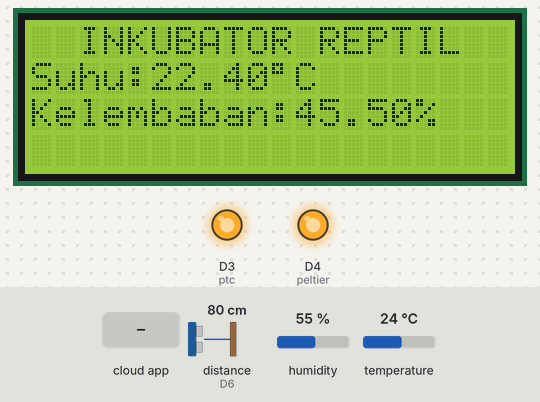
Bench run of a sketch on a simulated ESP8266 (NodeMCU). On the bench: 20×4 character LCD, output pins drawn as LEDs (lit = HIGH). Wiring (inferred from the names in the program): ultrasonic range finder: trigger D5; echo D6. The test bench sets the inputs (shaded band); at power-on: distance to the obstacle (sensor on D6) 80 cm, humidity 55 %, temperature 24 °C. The echo pulse lasts 58.3 µs per cm; WiFi joins after 1.5 s; servers stay silent unless stated; the Firebase database answers and starts empty; pins used as bus, display or sensor lines are not drawn; what the sketch prints to the serial monitor is not drawn.

Above: at 2.7 s.
2.8 s: the phone or cloud app sets mGecko to 1
At 4.3 s:
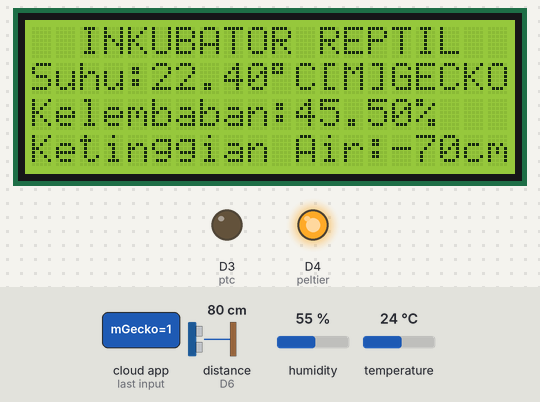
5.2 s: the phone or cloud app sets mPython to 1
At 7.9 s:
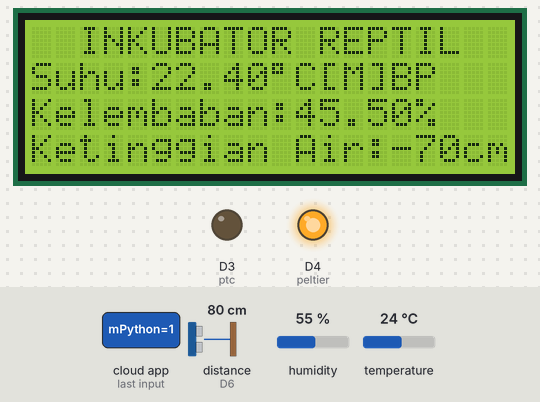
13.3 s: distance to the obstacle (sensor on D6) set to 120 cm
At 18.0 s:
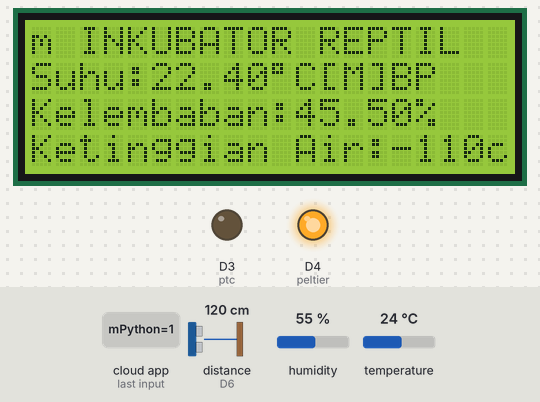
18.5 s: the phone or cloud app sets fPython to 1
At 22.2 s:
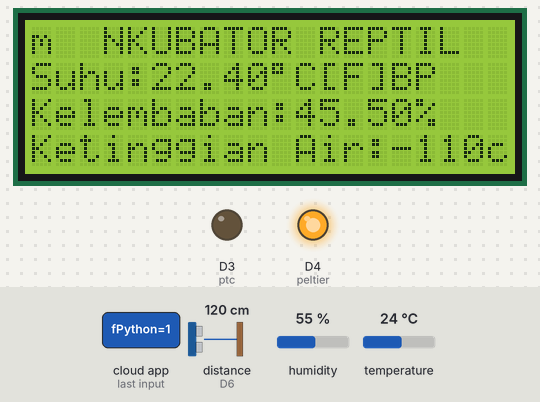
24.2 s: the phone or cloud app sets mDragon to 1
At 28.4 s:
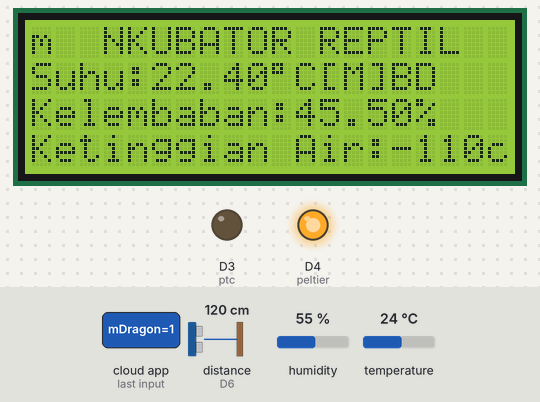
30.6 s: the phone or cloud app sets fDragon to 1
At 33.3 s:
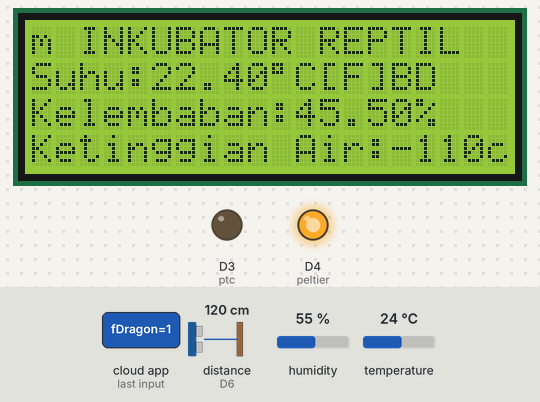
Timing chart, 0 to 34.8 s (numbered marks = the images above; inputs shaded):
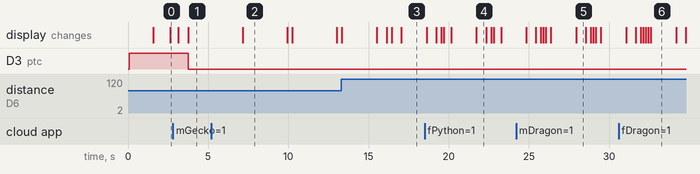

Measured:
- after the input at 2.8 s, D3 (ptc): HIGH → LOW after 0.95 s; the display: first differs from a run without the input after 0.95 s (image 1)
- after the input at 5.2 s, the display: changes after 1.9 s (image 2)
- after the input at 13.3 s, the display: first differs from a run without the input after 2.2 s (image 3 shows a later state)
- after the input at 18.5 s, the display: first differs from a run without the input after 1.2 s (image 4)
- after the input at 24.2 s, the display: first differs from a run without the input after 1.9 s (image 5)
- after the input at 30.6 s, the display: first differs from a run without the input after 1.9 s (image 6 shows a later state)
- what the display in image 2 shows lasts 2.8 s, from 7.1 s to 9.9 s

The sketch:

Inkubator_esp8266.ino
```cpp
#include <Wire.h>
#include <LiquidCrystal_I2C.h>
#include "DHT.h"
#define DHTPIN1 D7
#define DHTTYPE DHT22

// Alamat I2C LCD
LiquidCrystal_I2C lcd(0x27, 2, 1, 0, 4, 5, 6, 7);

#include <Arduino.h>
#if defined(ESP8266)
#include <ESP8266WiFi.h>
#endif
#include<Firebase_ESP_Client.h>

DHT dht1(DHTPIN1, DHTTYPE);

//Provide the token generation process info.
#include "addons/TokenHelper.h"
//Provide the RTDB payload printing info and other helper functions.
#include "addons/RTDBHelper.h"

// Insert your network credentials
#define WIFI_SSID "RAN"
#define WIFI_PASSWORD "Vbta147ran"

// Insert Firebase project API Key
#define API_KEY "AIzaSyDPq55jGtRLB00sHBFoIM4wPMfQhO9W3xI"

// Insert RTDB URLefine the RTDB URL */
#define DATABASE_URL "https://inkubator-11a6d-default-rtdb.firebaseio.com/"

//Define Firebase Data object
FirebaseData fbdo;

FirebaseAuth auth;
FirebaseConfig config;

//some importent variables
String sValue, sValue2, sValue3, sValue4, sValue5, sValue6, sValue7;
bool signupOK = false;
int ptc = D3; //PIN relay untuk PTC Air Heater
int peltier = D4; //PIN Relay untuk Peltier

// Inisialisasi pin sensor ultrasonik HY-SRF05
#define trigPin D5
#define echoPin D6

bool sentNotification = false;

byte Simbol_derajat = B11011111;


void setup() {
  Serial.begin(9600);
  pinMode(echoPin, INPUT);
  pinMode(trigPin, OUTPUT);

  pinMode(DHTPIN1, INPUT);
  dht1.begin();

  // Mulai komunikasi I2C untuk LCD
  Wire.begin();

  // Inisialisasi LCD
  lcd.begin(20, 4);

  // Hidupkan backlight
  lcd.setBacklightPin(3, POSITIVE);
  lcd.setBacklight(HIGH);

  pinMode(ptc, OUTPUT);
  pinMode(peltier, OUTPUT);

  //Untuk memastikan semua relay dalam keadaaan LOW
  digitalWrite(ptc, HIGH);
  Serial.println("ptc: HIGH");
  digitalWrite(peltier, HIGH);
  Serial.println("peltier: HIGH");

  WiFi.begin(WIFI_SSID, WIFI_PASSWORD);
  Serial.print("Connecting to Wi-Fi");
  while (WiFi.status() != WL_CONNECTED) {
    Serial.print(".");
    delay(300);
  }
  Serial.println();
  Serial.print("Connected with IP: ");
  Serial.println(WiFi.localIP());
  Serial.println();

  //Memasukkan API key Firebase
  config.api_key = API_KEY;

  //Memasukkan url database
  config.database_url = DATABASE_URL;

  //Sign up Firebase
  if (Firebase.signUp(&config, &auth, "", "")) {
    Serial.println("ok");
    signupOK = true;
  }
  else {
    Serial.printf("%s\n", config.signer.signupError.message.c_str());
  }

  /* Assign the callback function for the long running token generation task */
  config.token_status_callback = tokenStatusCallback; //see addons/TokenHelper.h

  Firebase.begin(&config, &auth);
  Firebase.reconnectWiFi(true);

}

void loop() {
  lcd.setCursor(2,0);
  lcd.print("INKUBATOR REPTIL");

  delay(1000);

  // Perhitungan suhu dan kelembaban dari sensor DHT22
  float temperature1 = dht1.readTemperature()-1.6;
  Serial.print("Suhu: ");
  Serial.print(temperature1);
  Serial.println("*C");
  lcd.setCursor(0, 1);
  lcd.print(String() + "Suhu:" + temperature1);
  lcd.setCursor(10, 1);
  lcd.write(Simbol_derajat);
  lcd.setCursor(11, 1);
  lcd.print("C");

  float humidity1 = dht1.readHumidity()-9.5;// Kalibarasi pembacaan kelembababan
  Serial.print("Kelembaban: ");
  Serial.print(humidity1);
  Serial.println("%");
  lcd.setCursor(0, 2);
  lcd.print("Kelembaban:");
  lcd.setCursor(11,2);
  lcd.print(String()+ humidity1 + "%");

  long duration, cm, level;

  // Kirimkan pulsa ultrasonik
  digitalWrite(trigPin, LOW);
  delayMicroseconds(2);
  digitalWrite(trigPin, HIGH);
  delayMicroseconds(10);
  digitalWrite(trigPin, LOW);

  // Baca waktu pantulan ultrasonik
  duration = pulseIn(echoPin, HIGH);

  // Hitung ketinggian air dalam satuan sentimeter
  cm = duration / 58.2; // Nilai 58.2 adalah konversi dari mikrodetik ke sentimeter
  level = 10 - cm;// 10cm merupakan tinggi sensor

  // Cetak nilai ketinggian air ke terminal serial
  Serial.print("Tinggi air: ");
  Serial.print(level);
  Serial.println(" cm");
  delay(500); // Delay antara pembacaan sensor
  lcd.setCursor(0, 3);
  lcd.print(String() + "Ketinggian Air:" + level + "cm" + "  ");

  if (Firebase.ready() && signupOK ) {

    //Menuliskan data float pada firebase
    if (Firebase.RTDB.setFloat(&fbdo, "DHT/suhu", temperature1)) {

      Serial.println("Temperature SENDED");
    }
    else {
      Serial.println("FAILED");
      Serial.println("REASON: " + fbdo.errorReason());
    }

    if (Firebase.RTDB.setFloat(&fbdo, "DHT/kelembaban", humidity1)) {

      Serial.println("Humidity SENDED");

    }
    else {
      Serial.println("FAILED");
      Serial.println("REASON: " + fbdo.errorReason());
    }

    //Menuliskan data string pada firebase
    if (Firebase.RTDB.setString(&fbdo, "WATER_LEVEL/water_level", level)) {
         Serial.println("Water Level SENDED");
    }
    else {
      Serial.println("Error sending notification");
      Serial.println("REASON: " + fbdo.errorReason());
    }

    Serial.println("===================");

    //Pengaturan suhu GECKO JANTAN 30 - 32*C
    if (Firebase.RTDB.getString(&fbdo, "REPTIL/mGecko")) {
      if (fbdo.dataType() == "string") {
        sValue = fbdo.stringData();
        int a = sValue.toInt();
        if (a == 1) {
          Serial.println("mGecko");
          lcd.setCursor(12,1);
          lcd.print("[M]GECKO");
          if (temperature1 < 30) {
            digitalWrite(ptc, LOW);
          }
          else if (temperature1 >= 30.5) {
            digitalWrite(ptc, HIGH);
          }
          if (temperature1 >= 32.5) {
            digitalWrite(peltier, LOW);
          }
          else if (temperature1 <= 32) {
            digitalWrite(peltier, HIGH);
          }
        }
      }
    }
    else {
      Serial.println("mGecko");
      Serial.println(fbdo.errorReason());
    }

    //Pengaturan GECKO BETINA 26 - 28*C
    if (Firebase.RTDB.getString(&fbdo, "REPTIL/fGecko")) {
      if (fbdo.dataType() == "string") {
        sValue2 = fbdo.stringData();
        int b = sValue2.toInt();
        if (b == 1) {
          Serial.println("fGecko");
          lcd.setCursor(12,1);
          lcd.print("[F]GECKO");
          if (temperature1 > 28) {
            digitalWrite(peltier, LOW);
          }
          else if (temperature1 <= 26.5) {
            digitalWrite(peltier, HIGH);
          }
          if (temperature1 <= 25) {
            digitalWrite(ptc, LOW);
          }
          else if (temperature1  >= 25.5) {
            digitalWrite(ptc, HIGH);
          }
        }
      }
    }
    else {
      Serial.println("fGecko");
      Serial.println(fbdo.errorReason());
    }

    //Pengaturan BALL PHYTON JANTAN 31 - 32*C
    if (Firebase.RTDB.getString(&fbdo, "REPTIL/mPython")) {
      if (fbdo.dataType() == "string") {
        sValue3 = fbdo.stringData();
        int c = sValue3.toInt();
        if (c == 1) {
          Serial.println("mPhyton");
          lcd.setCursor(12,1);
          lcd.print("[M]BP   ");
          if (temperature1 < 31) {
            digitalWrite(ptc, LOW);
          }
          else if (temperature1 >= 31.5) {
            digitalWrite(ptc, HIGH);
          }
          if (temperature1 >= 32.2) {
            digitalWrite(peltier, LOW);
          }
          else if (temperature1 <= 32) {
            digitalWrite(peltier, HIGH);
          }
        }

      }
    }
    else {
      Serial.println("mPython");
      Serial.println(fbdo.errorReason());
    }

    //Pengaturan suhu BALL PHYTON BETINA 29 - 30*C
    if (Firebase.RTDB.getString(&fbdo, "REPTIL/fPython")) {
      if (fbdo.dataType() == "string") {
        sValue4 = fbdo.stringData();
        int d = sValue4.toInt();
        if (d == 1) {
          Serial.println("fPhyton");
          lcd.setCursor(12,1);
          lcd.print("[F]BP   ");
          if (temperature1 > 31) {
            digitalWrite(peltier, LOW);
          }
          else if (temperature1 <= 30.5) {
            digitalWrite(peltier, HIGH);
          }
          if (temperature1 <= 29) {
            digitalWrite(ptc, LOW);
          }
          else if (temperature1 >= 29.5) {
            digitalWrite(ptc, HIGH);
          }
        }
      }
    }
    else {
      Serial.println("fPython");
      Serial.println(fbdo.errorReason());
    }

    //Pengaturan suhu BEARDED DRAGON JANTAN 30-31*C
    if (Firebase.RTDB.getString(&fbdo, "REPTIL/mDragon")) {
      if (fbdo.dataType() == "string") {
        sValue5 = fbdo.stringData();
        int e = sValue5.toInt();
        if (e == 1) {
          Serial.println("mDragon");
          lcd.setCursor(12,1);
          lcd.print("[M]BD   ");
          if (temperature1 < 29) {
            digitalWrite(ptc, LOW);
          }
          else if (temperature1 >= 29.5) {
            digitalWrite(ptc, HIGH);
          }
          if (temperature1 >= 31.5) {
            digitalWrite(peltier, LOW);
          }
          else if (temperature1 <= 31) {
            digitalWrite(peltier, HIGH);
          }
        }
      }
    }
    else {
      Serial.println("mDragon");
      Serial.println(fbdo.errorReason());
    }

    //Pengaturan suhu BEARDED DRAGON BETINA 28-29*C
    if (Firebase.RTDB.getString(&fbdo, "REPTIL/fDragon")) {
      if (fbdo.dataType() == "string") {
        sValue6 = fbdo.stringData();
        int f = sValue6.toInt();
        if (f == 1) {
          Serial.println("fDragon");
          lcd.setCursor(12,1);
          lcd.print("[F]BD   ");
          if (temperature1 > 30) {
            digitalWrite(peltier, LOW);
          }
          else if (temperature1 <= 29.5) {
            digitalWrite(peltier, HIGH);
          }
          if (temperature1 <= 28) {
            digitalWrite(ptc, LOW);
          }
          else if (temperature1 >= 28.5) {
            digitalWrite(ptc, HIGH);
          }
        }
      }
    }
    else {
      Serial.println("fDragon");
      Serial.println(fbdo.errorReason());
    }

    //Mereset pengaturan
    if (Firebase.RTDB.getString(&fbdo, "REPTIL/reset")) {
      if (fbdo.dataType() == "string") {
        sValue7 = fbdo.stringData();
        int g = sValue7.toInt();
        if (g == 1) {
          Serial.println("reset button");
          lcd.setCursor(12,1);
          lcd.print("        ");
          digitalWrite(ptc, HIGH);
          digitalWrite(peltier, HIGH);
        }
      }
    }
    else {
      Serial.println("reset button");
      Serial.println(fbdo.errorReason());
    }
  }
}
```
